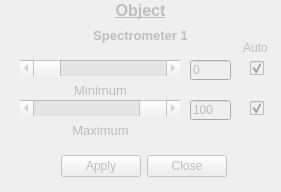
<?xml version="1.0" encoding="UTF-8"?>
<ui version="4.0">
 <class>BrightnessContrast</class>
 <widget class="QDialog" name="BrightnessContrast">
  <property name="windowModality">
   <enum>Qt::NonModal</enum>
  </property>
  <property name="enabled">
   <bool>false</bool>
  </property>
  <property name="geometry">
   <rect>
    <x>0</x>
    <y>0</y>
    <width>281</width>
    <height>192</height>
   </rect>
  </property>
  <property name="sizePolicy">
   <sizepolicy hsizetype="Fixed" vsizetype="Fixed">
    <horstretch>0</horstretch>
    <verstretch>0</verstretch>
   </sizepolicy>
  </property>
  <property name="windowTitle">
   <string>Brightness &amp; Contrast</string>
  </property>
  <widget class="QDialogButtonBox" name="buttonBox">
   <property name="geometry">
    <rect>
     <x>24</x>
     <y>150</y>
     <width>241</width>
     <height>32</height>
    </rect>
   </property>
   <property name="layoutDirection">
    <enum>Qt::RightToLeft</enum>
   </property>
   <property name="orientation">
    <enum>Qt::Horizontal</enum>
   </property>
   <property name="standardButtons">
    <set>QDialogButtonBox::Apply|QDialogButtonBox::Close</set>
   </property>
   <property name="centerButtons">
    <bool>true</bool>
   </property>
  </widget>
  <widget class="QLineEdit" name="minLineEdit">
   <property name="enabled">
    <bool>false</bool>
   </property>
   <property name="geometry">
    <rect>
     <x>190</x>
     <y>60</y>
     <width>41</width>
     <height>20</height>
    </rect>
   </property>
   <property name="text">
    <string>0</string>
   </property>
  </widget>
  <widget class="QLineEdit" name="maxLineEdit">
   <property name="enabled">
    <bool>false</bool>
   </property>
   <property name="geometry">
    <rect>
     <x>190</x>
     <y>100</y>
     <width>41</width>
     <height>20</height>
    </rect>
   </property>
   <property name="text">
    <string>100</string>
   </property>
  </widget>
  <widget class="QLabel" name="label">
   <property name="geometry">
    <rect>
     <x>20</x>
     <y>80</y>
     <width>161</width>
     <height>20</height>
    </rect>
   </property>
   <property name="font">
    <font>
     <pointsize>10</pointsize>
    </font>
   </property>
   <property name="text">
    <string>Minimum</string>
   </property>
   <property name="scaledContents">
    <bool>false</bool>
   </property>
   <property name="alignment">
    <set>Qt::AlignCenter</set>
   </property>
   <property name="textInteractionFlags">
    <set>Qt::NoTextInteraction</set>
   </property>
  </widget>
  <widget class="QLabel" name="label_2">
   <property name="geometry">
    <rect>
     <x>20</x>
     <y>120</y>
     <width>161</width>
     <height>20</height>
    </rect>
   </property>
   <property name="font">
    <font>
     <pointsize>10</pointsize>
    </font>
   </property>
   <property name="text">
    <string>Maximum</string>
   </property>
   <property name="scaledContents">
    <bool>false</bool>
   </property>
   <property name="alignment">
    <set>Qt::AlignCenter</set>
   </property>
   <property name="textInteractionFlags">
    <set>Qt::NoTextInteraction</set>
   </property>
  </widget>
  <widget class="QScrollBar" name="minScrollBar">
   <property name="enabled">
    <bool>false</bool>
   </property>
   <property name="geometry">
    <rect>
     <x>20</x>
     <y>60</y>
     <width>160</width>
     <height>16</height>
    </rect>
   </property>
   <property name="minimum">
    <number>0</number>
   </property>
   <property name="maximum">
    <number>100</number>
   </property>
   <property name="value">
    <number>0</number>
   </property>
   <property name="orientation">
    <enum>Qt::Horizontal</enum>
   </property>
  </widget>
  <widget class="QScrollBar" name="maxScrollBar">
   <property name="enabled">
    <bool>false</bool>
   </property>
   <property name="geometry">
    <rect>
     <x>20</x>
     <y>100</y>
     <width>160</width>
     <height>16</height>
    </rect>
   </property>
   <property name="maximum">
    <number>100</number>
   </property>
   <property name="value">
    <number>100</number>
   </property>
   <property name="orientation">
    <enum>Qt::Horizontal</enum>
   </property>
  </widget>
  <widget class="QLabel" name="objectLabel">
   <property name="geometry">
    <rect>
     <x>0</x>
     <y>0</y>
     <width>281</width>
     <height>21</height>
    </rect>
   </property>
   <property name="font">
    <font>
     <pointsize>12</pointsize>
     <weight>75</weight>
     <italic>false</italic>
     <bold>true</bold>
     <underline>true</underline>
    </font>
   </property>
   <property name="text">
    <string>Object</string>
   </property>
   <property name="alignment">
    <set>Qt::AlignCenter</set>
   </property>
  </widget>
  <widget class="QLabel" name="label_4">
   <property name="geometry">
    <rect>
     <x>240</x>
     <y>40</y>
     <width>31</width>
     <height>16</height>
    </rect>
   </property>
   <property name="text">
    <string>Auto</string>
   </property>
   <property name="alignment">
    <set>Qt::AlignCenter</set>
   </property>
  </widget>
  <widget class="QCheckBox" name="autoMin">
   <property name="geometry">
    <rect>
     <x>250</x>
     <y>60</y>
     <width>16</width>
     <height>17</height>
    </rect>
   </property>
   <property name="text">
    <string/>
   </property>
   <property name="checked">
    <bool>true</bool>
   </property>
  </widget>
  <widget class="QCheckBox" name="autoMax">
   <property name="geometry">
    <rect>
     <x>250</x>
     <y>100</y>
     <width>16</width>
     <height>17</height>
    </rect>
   </property>
   <property name="text">
    <string/>
   </property>
   <property name="checked">
    <bool>true</bool>
   </property>
  </widget>
  <widget class="QLabel" name="titleLabel">
   <property name="geometry">
    <rect>
     <x>0</x>
     <y>25</y>
     <width>281</width>
     <height>21</height>
    </rect>
   </property>
   <property name="font">
    <font>
     <pointsize>10</pointsize>
     <weight>75</weight>
     <italic>false</italic>
     <bold>true</bold>
    </font>
   </property>
   <property name="text">
    <string>Spectrometer 1</string>
   </property>
   <property name="alignment">
    <set>Qt::AlignCenter</set>
   </property>
  </widget>
 </widget>
 <tabstops>
  <tabstop>minLineEdit</tabstop>
  <tabstop>autoMin</tabstop>
  <tabstop>maxLineEdit</tabstop>
  <tabstop>autoMax</tabstop>
  <tabstop>buttonBox</tabstop>
 </tabstops>
 <resources/>
 <connections>
  <connection>
   <sender>buttonBox</sender>
   <signal>accepted()</signal>
   <receiver>BrightnessContrast</receiver>
   <slot>accept()</slot>
   <hints>
    <hint type="sourcelabel">
     <x>202</x>
     <y>181</y>
    </hint>
    <hint type="destinationlabel">
     <x>157</x>
     <y>274</y>
    </hint>
   </hints>
  </connection>
  <connection>
   <sender>buttonBox</sender>
   <signal>rejected()</signal>
   <receiver>BrightnessContrast</receiver>
   <slot>reject()</slot>
   <hints>
    <hint type="sourcelabel">
     <x>264</x>
     <y>181</y>
    </hint>
    <hint type="destinationlabel">
     <x>286</x>
     <y>274</y>
    </hint>
   </hints>
  </connection>
 </connections>
 <designerdata>
  <property name="gridDeltaX">
   <number>5</number>
  </property>
  <property name="gridDeltaY">
   <number>5</number>
  </property>
  <property name="gridSnapX">
   <bool>true</bool>
  </property>
  <property name="gridSnapY">
   <bool>true</bool>
  </property>
  <property name="gridVisible">
   <bool>true</bool>
  </property>
 </designerdata>
</ui>
